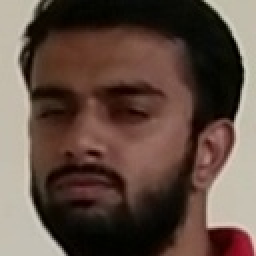
#> input picture data/subject01.102.jpg, 128 x 128 px (shown 2 times larger)
$ python LOG_image1.py ../../data/subject01.102.jpg   (older library calls are emulated)
#> lines starting #> are read from the running program, lines starting #| are printed output that depends on the picture; after the words box and inside, x2 and y2 are one past the last pixel; in counts of white or black regions, pixels touching at a corner belong together
import numpy as np
import cv2


import imutils
import sys
from scipy.misc import imread
from scipy import signal
image2 = cv2.imread(sys.argv[1],)
#> image2 is the input picture: shape (128, 128, 3); mean B, G, R 66.4, 76.3, 96
image2 = imutils.resize(image2, height=500)
#> image2: shape (500, 500, 3)
cv2.imshow('image', image2)
cv2.waitKey(0)
image1 = cv2.cvtColor(image2, cv2.COLOR_BGR2GRAY)
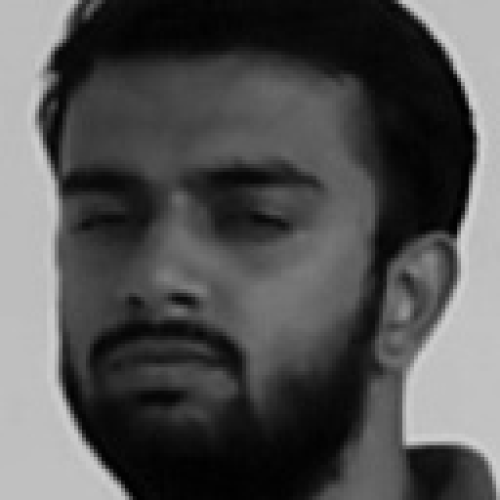
#> image1: shape (500, 500); min 1, max 211, mean 81.1
image = imutils.resize(image1, height=500)
cv2.imshow('gdh', image)
cv2.waitKey(0)
gaussian = np.ones((5, 5), np.float32) / 25
laplacian = np.array([[-1, -1, -1], [-1, 8, -1], [-1, -1, -1]])
dst = cv2.filter2D(image, -1, gaussian)
cv2.imshow('dsd', dst)
cv2.waitKey(0)
dst1 = cv2.filter2D(dst, -1, laplacian)
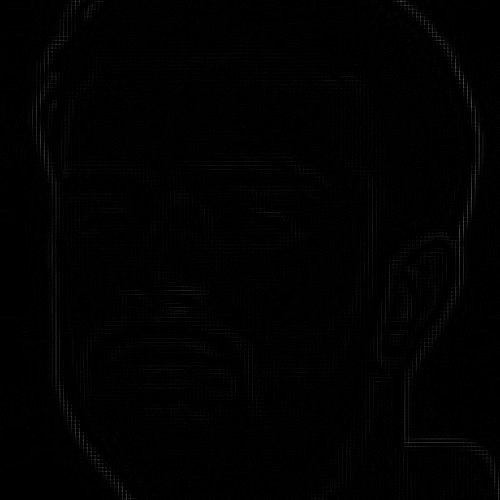
#> dst1: shape (500, 500); min 0, max 87, mean 1.6
cv2.imshow('jh', dst1)
cv2.waitKey(0)
# invert image
dst1 = (255 - dst1)
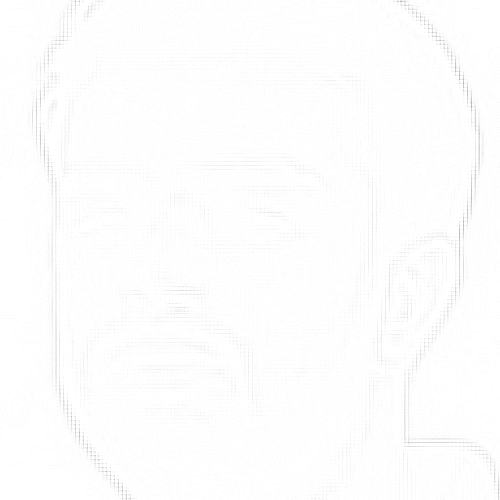
#> dst1: shape (500, 500); min 168, max 255, mean 253.4
cv2.imshow('dhgf', dst1)
cv2.waitKey(0)
th2 = cv2.filter2D(dst1, -1, gaussian)
th3 = cv2.adaptiveThreshold(
    th2, 255, cv2.ADAPTIVE_THRESH_GAUSSIAN_C, cv2.THRESH_BINARY, 15, 2)
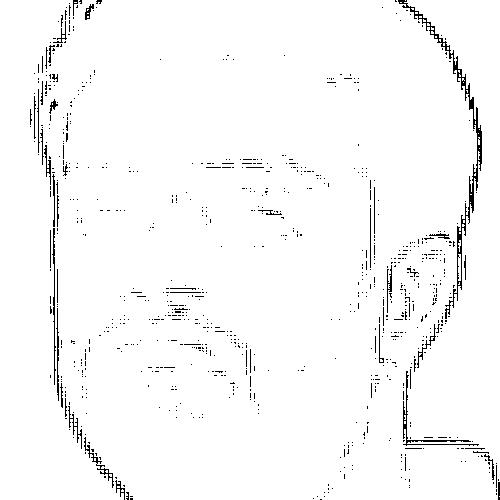
#> th3: shape (500, 500); 97.5% white; black in thin lines or dots
cv2.imshow('wind', th3)
cv2.waitKey(0)
res1 = cv2.bitwise_and(image2, image2, mask=th3)
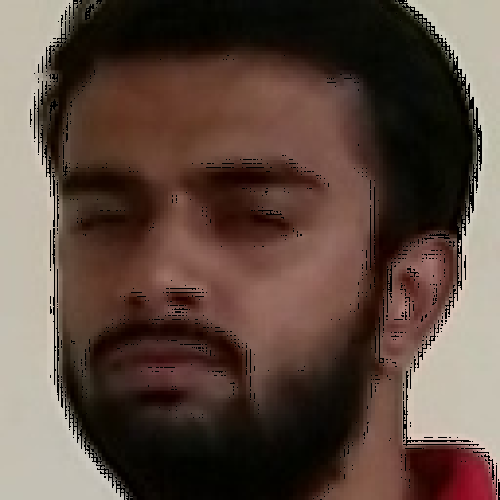
#> res1: shape (500, 500, 3); mean B, G, R 63.3, 73.1, 92.3
cv2.imwrite('processed_img.jpeg', res1)
cv2.imshow('wine', res1)
cv2.waitKey(0)
_, th4, _ = cv2.findContours(th3, cv2.RETR_TREE, cv2.CHAIN_APPROX_SIMPLE)
#> th4 = 890 contours, 813 with area under 20; largest, box (x1, y1, x2, y2) and area: (0, 0, 500, 500) 246565, (402, 370, 480, 447) 599, (51, 227, 57, 386) 366, (55, 307, 60, 402) 228, (67, 405, 83, 450) 208
cv2.drawContours(image2, th4, -1, 255, 2)
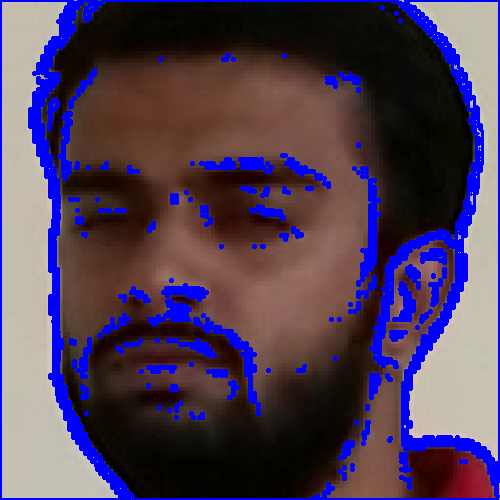
#> image2: shape (500, 500, 3); mean B, G, R 87.9, 62.6, 79.5
cv2.imshow('window', image2)
cv2.waitKey(0)
output = cv2.connectedComponentsWithStats(th3, 4, cv2.CV_32S)
# Get the results
# The first cell is the number of labels
num_labels = output[0]
#> num_labels = 54
# The second cell is the label matrix
labels = output[1]
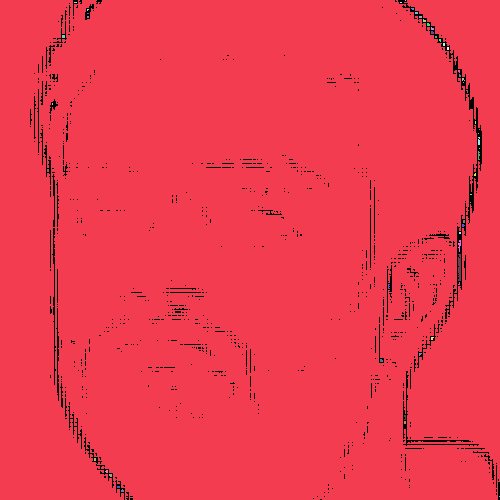
#> labels: shape (500, 500) int32; 54 distinct labels, from 0 to 53; one colour per label, 0 black
# The third cell is the stat matrix
stats = output[2]
#> stats = 54 rows, first 6: [30, 0, 470, 500, 6164], [0, 0, 500, 500, 243482], [405, 0, 1, 1, 1], [74, 2, 3, 1, 3], [400, 2, 2, 1, 2], [87, 9, 2, 2, 3]
# The fourth cell is the centroid matrix
centroids = output[3]
#> centroids = 54 pairs, first value 47.5 to 499, second value 0 to 496
print(num_labels)
#| 54
print(labels)
#> (printed output is left out)
print(stats)
#| [[    30      0    470    500   6164]
#|  [     0      0    500    500 243482]
#|  [   405      0      1      1      1]
#|  [    74      2      3      1      3]
#|  [   400      2      2      1      2]
#|  [    87      9      2      2      3]
#|  [   411      8      3      2      5]
#|  [    87     13      2      1      2]
#|  [   415     12      3      2      6]
#|  [    87     16      2      2      4]
#|  [   419     16      3      2      6]
#|  [   423     19      3      3      7]
#> (further printed lines are left out)
print(centroids)
#> (printed output is left out)
# (_,cnts, _) = cv2.findContours(th3.copy(), cv2.RETR_TREE, cv2.CHAIN_APPROX_NONE)
# cv2.drawContours(image2, cnts, -1, 255, 2)
# cv2.imshow('win4',image2)
# cv2.waitKey(0)

$ run again, on data/subject01.105.jpg
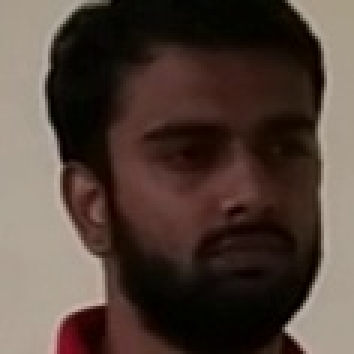
#> input picture data/subject01.105.jpg, 118 x 118 px (shown 3 times larger)
#> image2 is the input picture: shape (118, 118, 3); mean B, G, R 57.4, 65.9, 81.3
#> `th3 = cv2.adaptiveThreshold( th2, 255, cv2.ADAPTIVE_THRESH_GAUSSIAN_C,..`:
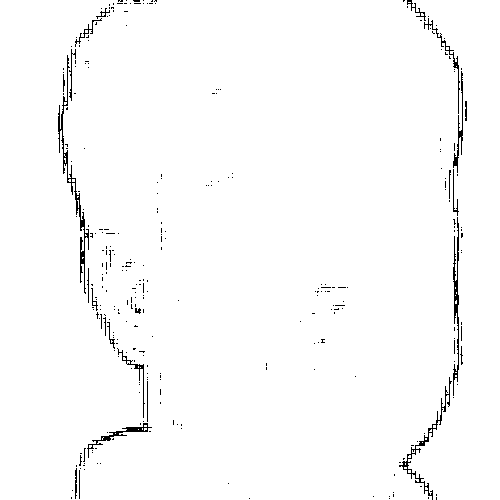
#> th3: shape (500, 500); 98.4% white; black in thin lines or dots, all inside (x1, y1, x2, y2) = (58, 0, 467, 500)
#> th4 = 347 contours, 314 with area under 20; largest, box (x1, y1, x2, y2) and area: (0, 0, 500, 500) 248055, (57, 54, 90, 295) 1204, (452, 216, 460, 397) 710, (86, 422, 153, 459) 420, (452, 70, 464, 174) 377
#> num_labels = 45
#> `labels = output[1]`:
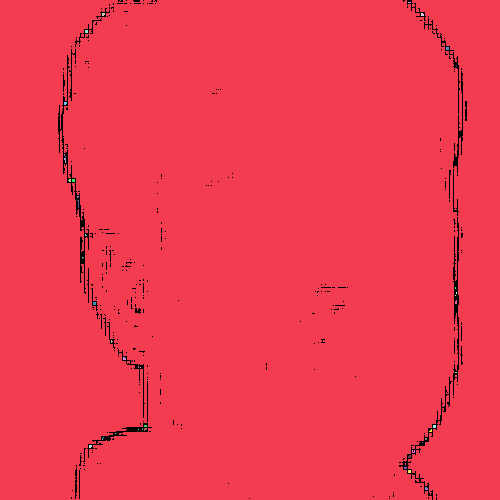
#> labels: shape (500, 500) int32; 45 distinct labels, from 0 to 44; one colour per label, 0 black
#> stats = 45 rows, first 6: [58, 0, 409, 500, 3998], [0, 0, 500, 500, 245782], [408, 2, 3, 1, 3], [102, 13, 3, 3, 8], [421, 13, 3, 3, 8], [85, 30, 3, 3, 9]
#> centroids = 45 pairs, first value 64.33 to 456, second value 2 to 488.1
#| 45
#> (printed output is left out)
#| [[    58      0    409    500   3998]
#|  [     0      0    500    500 245782]
#|  [   408      2      3      1      3]
#|  [   102     13      3      3      8]
#|  [   421     13      3      3      8]
#|  [    85     30      3      3      9]
#> (further printed lines are left out)
#> (printed output is left out)

$ run again, on data/subject01.148.jpg
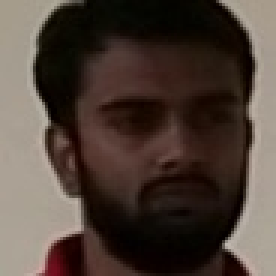
#> input picture data/subject01.148.jpg, 92 x 92 px (shown 3 times larger)
#> image2 is the input picture: shape (92, 92, 3); mean B, G, R 56.5, 64.6, 78.1
#> th3: shape (500, 500); 98.2% white; 334 black regions (273 under 20 px)
#> th4 = 414 contours, 328 with area under 20; largest, box (x1, y1, x2, y2) and area: (0, 0, 500, 500) 248960, (461, 91, 468, 163) 350, (54, 103, 61, 158) 274, (76, 231, 83, 280) 209, (450, 271, 457, 310) 202
#> num_labels = 39
#> `labels = output[1]`:
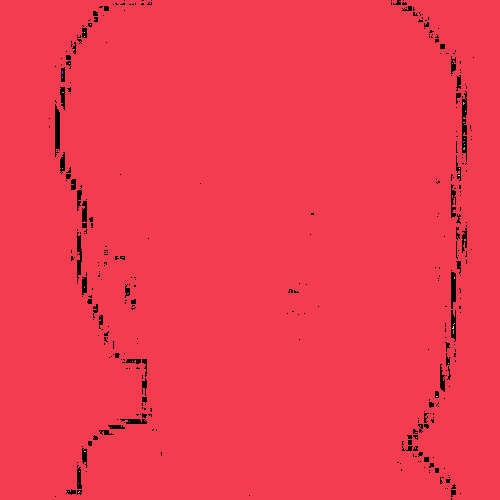
#> labels: shape (500, 500) int32; 39 distinct labels, from 0 to 38; one colour per label, 0 black
#> stats = 39 rows, first 6: [49, 0, 425, 500, 4393], [0, 0, 500, 500, 245540], [90, 24, 1, 1, 1], [84, 32, 1, 1, 1], [84, 36, 1, 1, 1], [69, 63, 1, 1, 1]
#> centroids = 39 pairs, first value 62 to 465, second value 24 to 491.5
#| 39
#> (printed output is left out)
#| [[    49      0    425    500   4393]
#|  [     0      0    500    500 245540]
#|  [    90     24      1      1      1]
#|  [    84     32      1      1      1]
#|  [    84     36      1      1      1]
#|  [    69     63      1      1      1]
#> (further printed lines are left out)
#> (printed output is left out)
